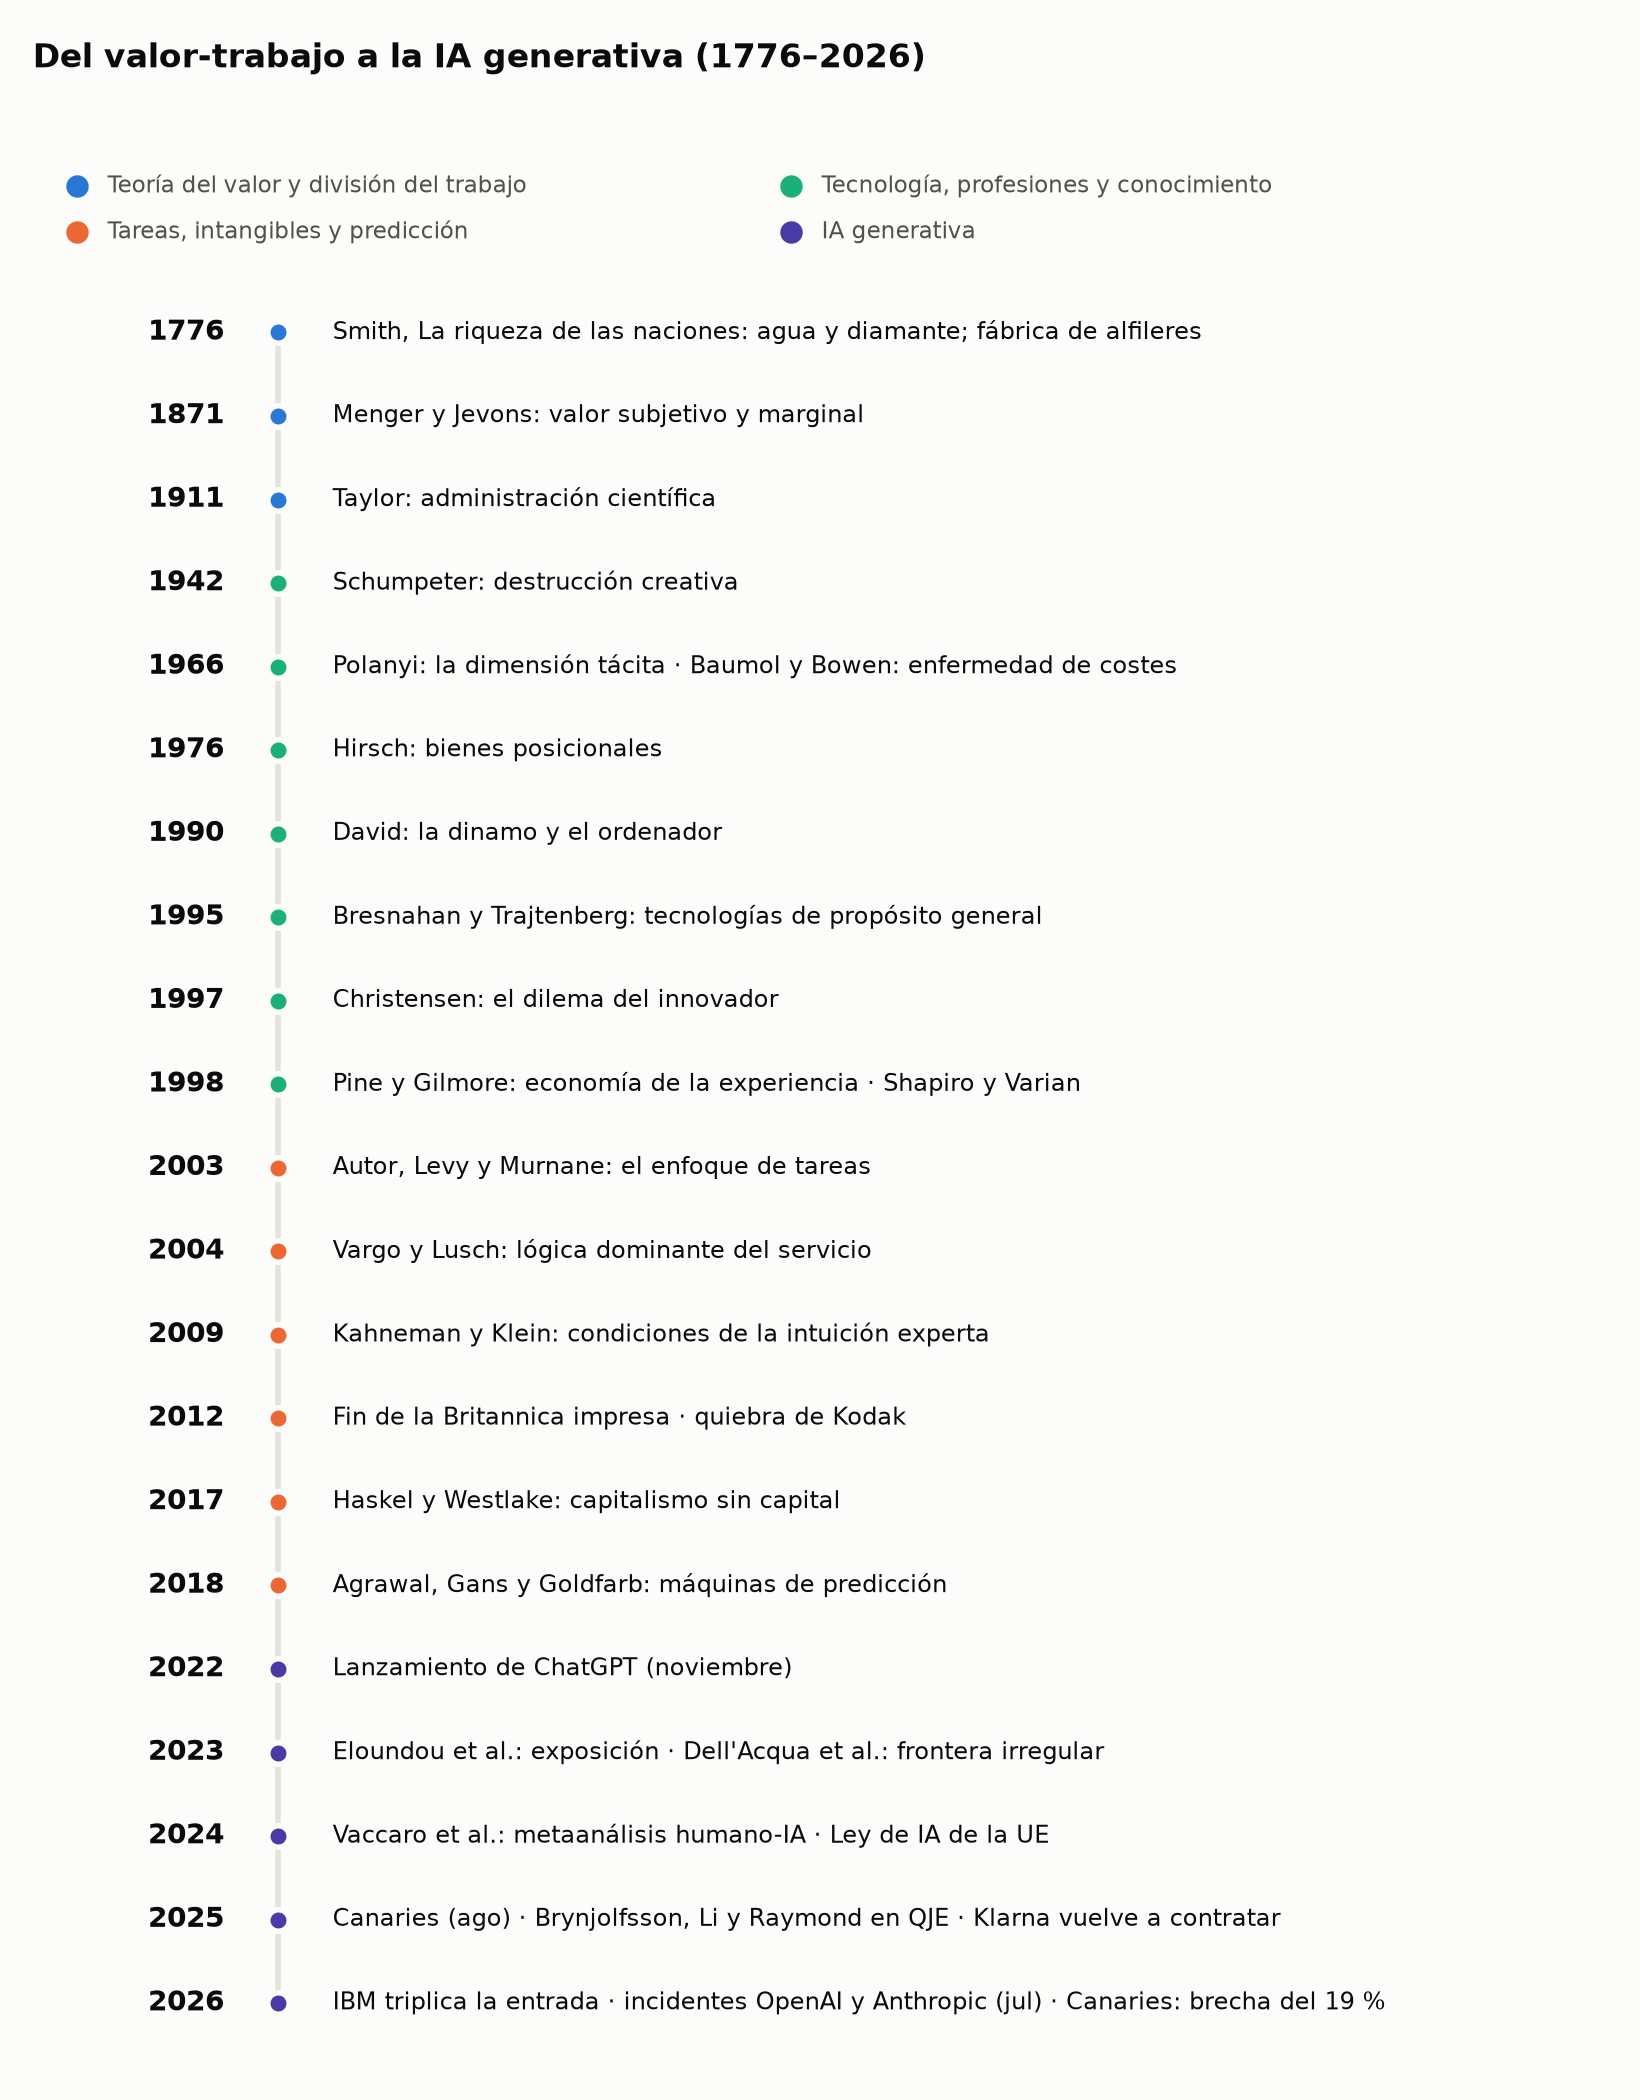

Write Python code to recreate this figure.
"""Figura 1 (versión para DOCX): línea de tiempo vertical de Smith (1776) a 2026."""
import matplotlib.pyplot as plt
import estilo

HITOS = [
    ("1776", "Smith, La riqueza de las naciones: agua y diamante; fábrica de alfileres", 0),
    ("1871", "Menger y Jevons: valor subjetivo y marginal", 0),
    ("1911", "Taylor: administración científica", 0),
    ("1942", "Schumpeter: destrucción creativa", 1),
    ("1966", "Polanyi: la dimensión tácita · Baumol y Bowen: enfermedad de costes", 1),
    ("1976", "Hirsch: bienes posicionales", 1),
    ("1990", "David: la dinamo y el ordenador", 1),
    ("1995", "Bresnahan y Trajtenberg: tecnologías de propósito general", 1),
    ("1997", "Christensen: el dilema del innovador", 1),
    ("1998", "Pine y Gilmore: economía de la experiencia · Shapiro y Varian", 1),
    ("2003", "Autor, Levy y Murnane: el enfoque de tareas", 2),
    ("2004", "Vargo y Lusch: lógica dominante del servicio", 2),
    ("2009", "Kahneman y Klein: condiciones de la intuición experta", 2),
    ("2012", "Fin de la Britannica impresa · quiebra de Kodak", 2),
    ("2017", "Haskel y Westlake: capitalismo sin capital", 2),
    ("2018", "Agrawal, Gans y Goldfarb: máquinas de predicción", 2),
    ("2022", "Lanzamiento de ChatGPT (noviembre)", 3),
    ("2023", "Eloundou et al.: exposición · Dell'Acqua et al.: frontera irregular", 3),
    ("2024", "Vaccaro et al.: metaanálisis humano-IA · Ley de IA de la UE", 3),
    ("2025", "Canaries (ago) · Brynjolfsson, Li y Raymond en QJE · Klarna vuelve a contratar", 3),
    ("2026", "IBM triplica la entrada · incidentes OpenAI y Anthropic (jul) · Canaries: brecha del 19 %", 3),
]
ETAPAS = ["Teoría del valor y división del trabajo", "Tecnología, profesiones y conocimiento",
          "Tareas, intangibles y predicción", "IA generativa"]
COLORES = ["#2a78d6", "#1baf7a", "#eb6834", "#4a3aa7"]

def main():
    estilo.aplicar()
    n = len(HITOS)
    fig, ax = plt.subplots(figsize=(8.2, 10.5))
    ax.axis("off")
    ax.set_xlim(0, 10); ax.set_ylim(-0.8, n + 1.1)
    ax.plot([1.6, 1.6], [0, n - 1], color=estilo.GRID, linewidth=2, zorder=1)
    for i, (anio, texto, etapa) in enumerate(HITOS):
        y = n - 1 - i
        ax.scatter(1.6, y, s=60, color=COLORES[etapa], edgecolor=estilo.SURFACE, linewidth=2, zorder=3)
        ax.text(1.25, y, anio, ha="right", va="center", fontsize=10, fontweight="bold", color=estilo.TEXT)
        ax.text(1.95, y, texto, ha="left", va="center", fontsize=8.6, color=estilo.TEXT, wrap=True)
    for k, (et, col) in enumerate(zip(ETAPAS, COLORES)):
        cx = 0.3 + (k % 2) * 4.6
        cy = n + 0.75 - (k // 2) * 0.55
        ax.scatter(cx, cy, s=50, color=col)
        ax.text(cx + 0.2, cy, et, fontsize=8.4, va="center", color=estilo.TEXT2)
    fig.suptitle("Del valor-trabajo a la IA generativa (1776–2026)", x=0.02, ha="left", fontweight="bold", fontsize=12)
    fig.tight_layout(rect=(0, 0, 1, 0.97))
    fig.savefig("fig1_linea_tiempo_vertical.png", dpi=200)

if __name__ == "__main__":
    main()
